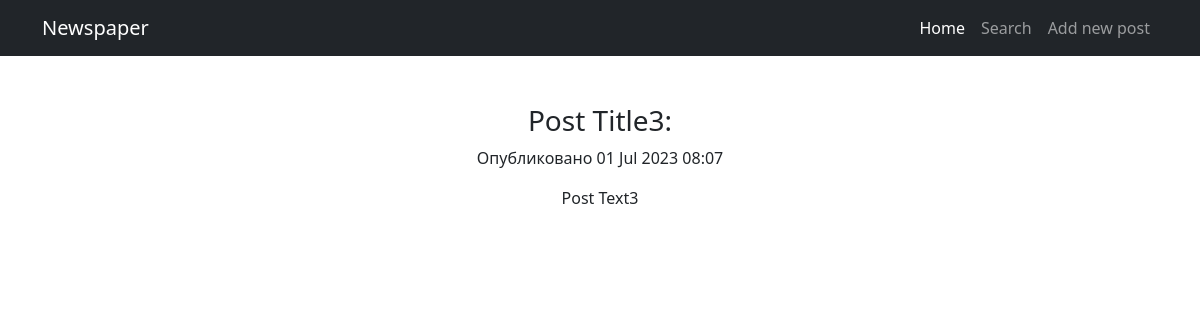
The app's page /news/3/, older data.
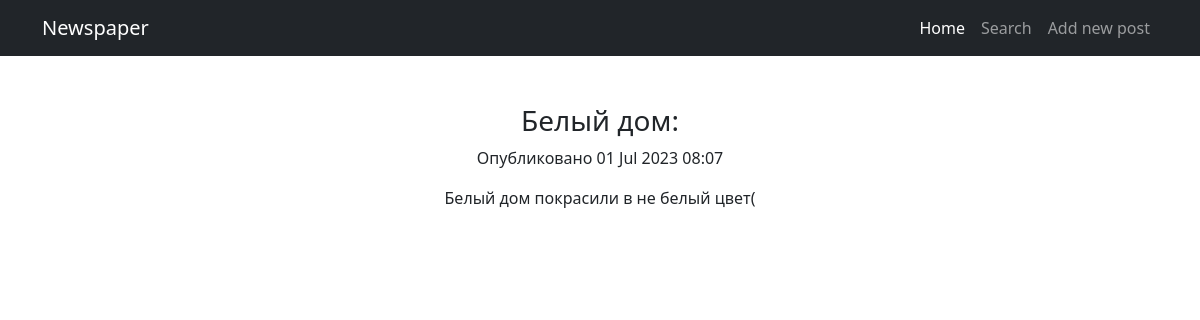
The same page, newer data.
### news/models.py (models this page shows, shortened)
class Post(models.Model):
    author = models.ForeignKey(Author, on_delete=models.CASCADE)
    ARTICLE = 'AR'
    NEWS = 'NW'
    CHOICES = [
        (ARTICLE, 'Статья'),
        (NEWS, 'Новость')
    ]
    choice = models.CharField(max_length=2, choices=CHOICES, default=ARTICLE)
    createDate = models.DateTimeField(auto_now_add=True)
    category = models.ManyToManyField(Category, through='PostCategory')
    postTitle = models.CharField(max_length=255)
    postText = models.TextField()
    postRating = models.IntegerField(default=0)

### news/views.py (the view)
# urls.py: path('<int:pk>/', PostDetail.as_view(), name='postDetail'),
class PostDetail(DetailView):
    model = Post
    template_name = 'post.html'
    context_object_name = 'post'

### news/templatetags/custom_filters.py (called while the page is built)
@register.filter(name='censor')
def censor(value):
    bad_words = ['плохое_слово1', 'плохое_слово2', 'плохое_слово3', 'плохое_слово4']
    for w in bad_words:
        if w in value:
            value = value.replace(w, '***')
    return value

### templates/post.html (shortened to what this page needs)
{% extends 'default.html' %}
{% block content %}
<h3>{{ post.postTitle|censor }}:</h3>
<p>Опубликовано {{ post.createDate|date:'d M Y H:m' }}</p>
{{ post.postText|censor }}
{% endblock content %}

Row changes from the older to the newer data that the page shows:
changed Post: postTitle|censor "Post Title3" → "Белый дом"; postText|censor "Post Text3" → "Белый дом покрасили в не белый цвет("
